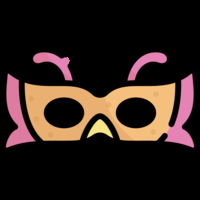
#> input picture ejercicios en clase/lentes.png, 200 x 200 px
$ python t8.py
#> lines starting #> are read from the running program, lines starting #| are printed output that depends on the picture
# -*- coding: utf-8 -*-
"""
Created on Mon Mar 20 16:51:08 2023

@author: David López
"""

import cv2 as cv

filtropng = cv.imread("lentes.png", cv.IMREAD_UNCHANGED)
#> filtropng is the input picture: shape (200, 200, 4); mean B, G, R, A 26.6, 31.7, 45.1, 91.9
cascPath = "haarcascade_frontalface_default.xml"
faceCascade = cv.CascadeClassifier(cascPath)
cap = VideoCapture = cv.VideoCapture(0,cv.CAP_DSHOW)
#salida = cv.VideoWriter('Salida.mp4',cv.VideoWriter_fourcc(*'mp4v'),fps,(int(width),int(height)))

if(not cap.isOpened()):
    print("No se pudo abrir la camara ;(")
else:
    while True:
        ret, frame = cap.read()
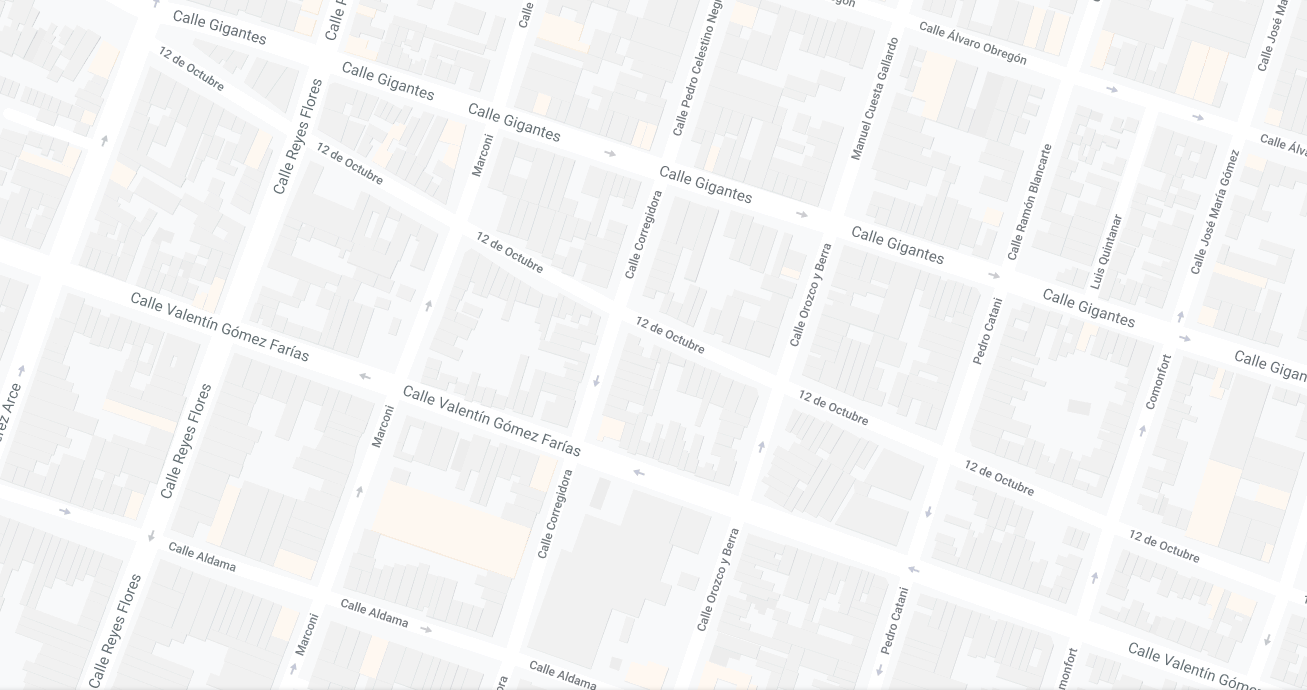
#> input picture ejercicios en clase/mapa_3.png, 1307 x 690 px, given in place of the camera
#> frame is the input picture: shape (690, 1307, 3); mean B, G, R 244.2, 244, 243.7
        frame = cv.flip(frame,1)
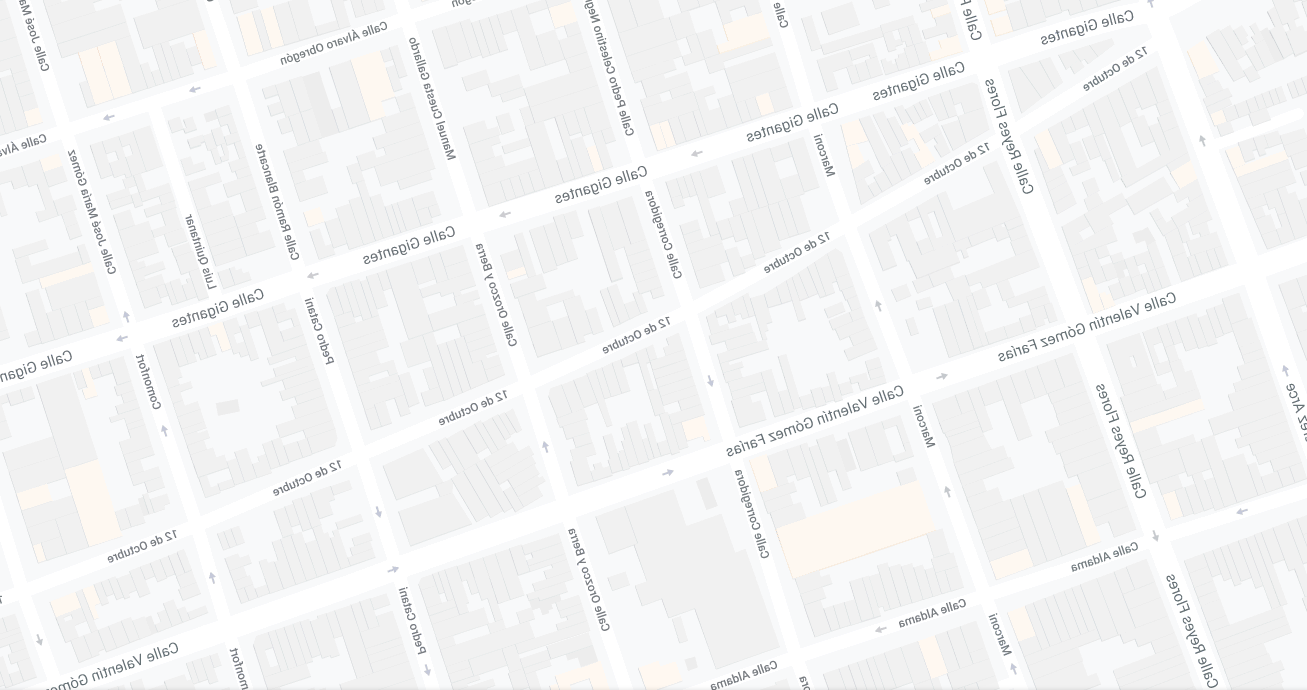
#> frame: shape (690, 1307, 3); mean B, G, R 244.2, 244, 243.7
        imagenGrises = cv.cvtColor(frame,cv.COLOR_BGR2GRAY)
        faces = faceCascade.detectMultiScale(imagenGrises,
                                             scaleFactor = 1.1,
                                             minNeighbors = 5,
                                             minSize = (30,30))
#> faces = ()
    for (x,y,w,h) in faces:
        cv.rectangle(frame(x,y),(x+w,y+h),(255,0,255),5)

        #redimensionar imagen de entrada
        resized_filtropng = imutils.resize(filtropng, width = w)
        filas_filtropng = resized_filtropng.shape[0]
        col_filtropng = w

        dif = 0

        porcion_alto = filas_filtropng // 4

    if y - filas_filtropng + porcion_alto >= 0:
      n_frame = frame[y - filas_filtropng + porcion_alto: y + porcion_alto, x: x + w]
    else:
        dif = abs(y - filas_filtropng + porcion_alto)
        n_frame = frame[0: y + porcion_alto, x: x + w]

    mask = resized_filtropng[:,:,3]
    mask_inv = cv.bitwise_not(mask)
    bg_black = cb.bitwise_and(resized_filtropng, resized_filtropng, mask = mask)
    bg_black = bg_black[dif:, :, 0:3]
    bg_frame = cv.bitwise_and(n_frame, n_frame, mask = mask_inv[dif:, :])

    #sumar 2 imagenes para el fondo ddel video
    result = cv.add(bg_black, bg_frame)
    if y - filas_filtropng + porcion_alto >= 0:
        frame[y - filas_filtropng + porcion_alto: y + porcion_alto, x: x + w] = result
    else:
        frame[0: y + porcion_alto, x: x + w] = result

cv.imshow('Detecciones',frame)
#salida.write(frame)
